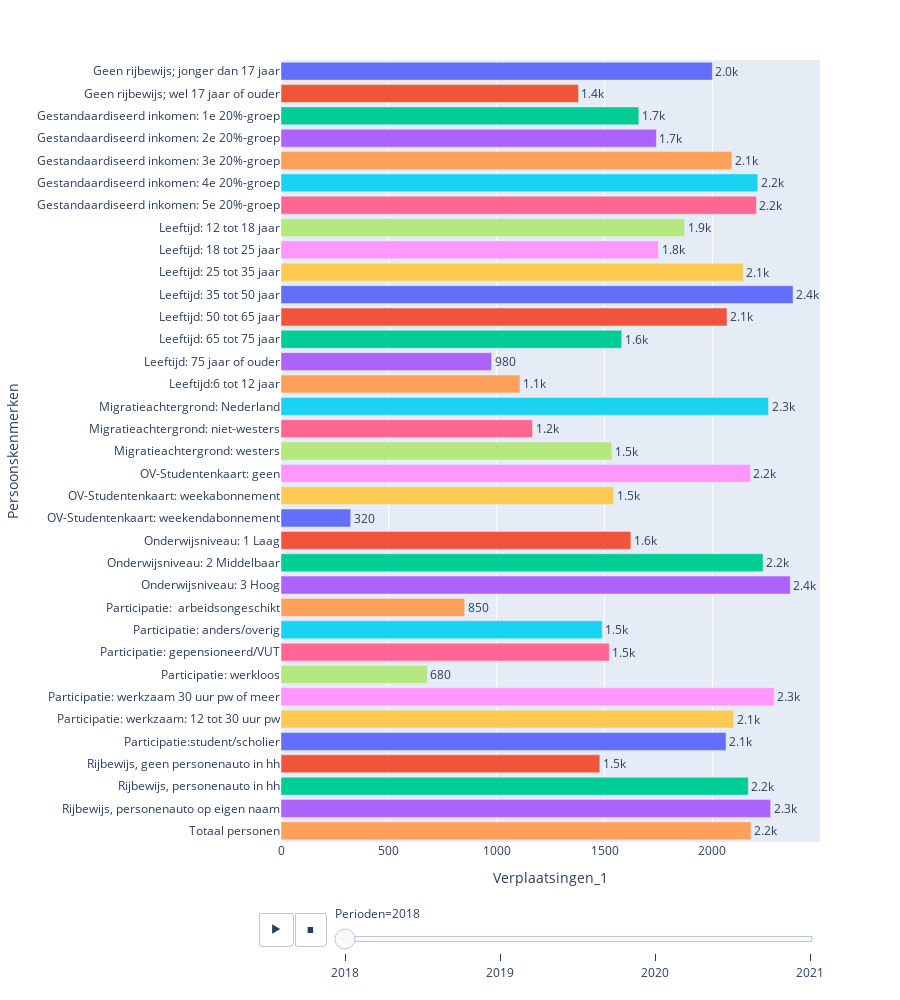

Notebook code cell kept with this figure:
### Code cell
fig = px.bar(data_motief_2, x = 'Verplaatsingen_1', y = 'Persoonskenmerken', color = 'Persoonskenmerken',
             orientation = 'h', text_auto = '.2s', animation_frame = 'Perioden', height = 1000)
fig.update_traces(textposition="outside")
fig.update_layout(showlegend = False)
fig.show()

### Figure 1 — Plotly figure (JSON) as saved in the notebook; plotly's stock layout.template omitted (floating-point values rounded to 4 significant figures)
{"data": [{"alignmentgroup": "True", "hovertemplate": "Persoonskenmerken=%{y}<br>Perioden=2018<br>Verplaatsingen_1=%{x}<extra></extra>", "legendgroup": "Geen rijbewijs; jonger dan 17 jaar", "marker": {"color": "#636efa", "pattern": {"shape": ""}}, "name": "Geen rijbewijs; jonger dan 17 jaar", "offsetgroup": "Geen rijbewijs; jonger dan 17 jaar", "orientation": "h", "showlegend": true, "textposition": "outside", "texttemplate": "%{x:.2s}", "type": "bar", "x": [2000.0], "xaxis": "x", "y": ["Geen rijbewijs; jonger dan 17 jaar"], "yaxis": "y"}, {"alignmentgroup": "True", "hovertemplate": "Persoonskenmerken=%{y}<br>Perioden=2018<br>Verplaatsingen_1=%{x}<extra></extra>", "legendgroup": "Geen rijbewijs; wel 17 jaar of ouder", "marker": {"color": "#EF553B", "pattern": {"shape": ""}}, "name": "Geen rijbewijs; wel 17 jaar of ouder", "offsetgroup": "Geen rijbewijs; wel 17 jaar of ouder", "orientation": "h", "showlegend": true, "textposition": "outside", "texttemplate": "%{x:.2s}", "type": "bar", "x": [1379.0], "xaxis": "x", "y": ["Geen rijbewijs; wel 17 jaar of ouder"], "yaxis": "y"}, {"alignmentgroup": "True", "hovertemplate": "Persoonskenmerken=%{y}<br>Perioden=2018<br>Verplaatsingen_1=%{x}<extra></extra>", "legendgroup": "Gestandaardiseerd inkomen: 1e 20%-groep", "marker": {"color": "#00cc96", "pattern": {"shape": ""}}, "name": "Gestandaardiseerd inkomen: 1e 20%-groep", "offsetgroup": "Gestandaardiseerd inkomen: 1e 20%-groep", "orientation": "h", "showlegend": true, "textposition": "outside", "texttemplate": "%{x:.2s}", "type": "bar", "x": [1659.0], "xaxis": "x", "y": ["Gestandaardiseerd inkomen: 1e 20%-groep"], "yaxis": "y"}, {"alignmentgroup": "True", "hovertemplate": "Persoonskenmerken=%{y}<br>Perioden=2018<br>Verplaatsingen_1=%{x}<extra></extra>", "legendgroup": "Gestandaardiseerd inkomen: 2e 20%-groep", "marker": {"color": "#ab63fa", "pattern": {"shape": ""}}, "name": "Gestandaardiseerd inkomen: 2e 20%-groep", "offsetgroup": "Gestandaardiseerd inkomen: 2e 20%-groep", "orientation": "h", "showlegend": true, "textposition": "outside", "texttemplate": "%{x:.2s}", "type": "bar", "x": [1740.0], "xaxis": "x", "y": ["Gestandaardiseerd inkomen: 2e 20%-groep"], "yaxis": "y"}, {"alignmentgroup": "True", "hovertemplate": "Persoonskenmerken=%{y}<br>Perioden=2018<br>Verplaatsingen_1=%{x}<extra></extra>", "legendgroup": "Gestandaardiseerd inkomen: 3e 20%-groep", "marker": {"color": "#FFA15A", "pattern": {"shape": ""}}, "name": "Gestandaardiseerd inkomen: 3e 20%-groep", "offsetgroup": "Gestandaardiseerd inkomen: 3e 20%-groep", "orientation": "h", "showlegend": true, "textposition": "outside", "texttemplate": "%{x:.2s}", "type": "bar", "x": [2090.0], "xaxis": "x", "y": ["Gestandaardiseerd inkomen: 3e 20%-groep"], "yaxis": "y"}, {"alignmentgroup": "True", "hovertemplate": "Persoonskenmerken=%{y}<br>Perioden=2018<br>Verplaatsingen_1=%{x}<extra></extra>", "legendgroup": "Gestandaardiseerd inkomen: 4e 20%-groep", "marker": {"color": "#19d3f3", "pattern": {"shape": ""}}, "name": "Gestandaardiseerd inkomen: 4e 20%-groep", "offsetgroup": "Gestandaardiseerd inkomen: 4e 20%-groep", "orientation": "h", "showlegend": true, "textposition": "outside", "texttemplate": "%{x:.2s}", "type": "bar", "x": [2210.0], "xaxis": "x", "y": ["Gestandaardiseerd inkomen: 4e 20%-groep"], "yaxis": "y"}, {"alignmentgroup": "True", "hovertemplate": "Persoonskenmerken=%{y}<br>Perioden=2018<br>Verplaatsingen_1=%{x}<extra></extra>", "legendgroup": "Gestandaardiseerd inkomen: 5e 20%-groep", "marker": {"color": "#FF6692", "pattern": {"shape": ""}}, "name": "Gestandaardiseerd inkomen: 5e 20%-groep", "offsetgroup": "Gestandaardiseerd inkomen: 5e 20%-groep", "orientation": "h", "showlegend": true, "textposition": "outside", "texttemplate": "%{x:.2s}", "type": "bar", "x": [2204.0], "xaxis": "x", "y": ["Gestandaardiseerd inkomen: 5e 20%-groep"], "yaxis": "y"}, {"alignmentgroup": "True", "hovertemplate": "Persoonskenmerken=%{y}<br>Perioden=2018<br>Verplaatsingen_1=%{x}<extra></extra>", "legendgroup": "Leeftijd: 12 tot 18 jaar", "marker": {"color": "#B6E880", "pattern": {"shape": ""}}, "name": "Leeftijd: 12 tot 18 jaar", "offsetgroup": "Leeftijd: 12 tot 18 jaar", "orientation": "h", "showlegend": true, "textposition": "outside", "texttemplate": "%{x:.2s}", "type": "bar", "x": [1871.0], "xaxis": "x", "y": ["Leeftijd: 12 tot 18 jaar"], "yaxis": "y"}, {"alignmentgroup": "True", "hovertemplate": "Persoonskenmerken=%{y}<br>Perioden=2018<br>Verplaatsingen_1=%{x}<extra></extra>", "legendgroup": "Leeftijd: 18 tot 25 jaar", "marker": {"color": "#FF97FF", "pattern": {"shape": ""}}, "name": "Leeftijd: 18 tot 25 jaar", "offsetgroup": "Leeftijd: 18 tot 25 jaar", "orientation": "h", "showlegend": true, "textposition": "outside", "texttemplate": "%{x:.2s}", "type": "bar", "x": [1750.0], "xaxis": "x", "y": ["Leeftijd: 18 tot 25 jaar"], "yaxis": "y"}, {"alignmentgroup": "True", "hovertemplate": "Persoonskenmerken=%{y}<br>Perioden=2018<br>Verplaatsingen_1=%{x}<extra></extra>", "legendgroup": "Leeftijd: 25 tot 35 jaar", "marker": {"color": "#FECB52", "pattern": {"shape": ""}}, "name": "Leeftijd: 25 tot 35 jaar", "offsetgroup": "Leeftijd: 25 tot 35 jaar", "orientation": "h", "showlegend": true, "textposition": "outside", "texttemplate": "%{x:.2s}", "type": "bar", "x": [2143.0], "xaxis": "x", "y": ["Leeftijd: 25 tot 35 jaar"], "yaxis": "y"}, {"alignmentgroup": "True", "hovertemplate": "Persoonskenmerken=%{y}<br>Perioden=2018<br>Verplaatsingen_1=%{x}<extra></extra>", "legendgroup": "Leeftijd: 35 tot 50 jaar", "marker": {"color": "#636efa", "pattern": {"shape": ""}}, "name": "Leeftijd: 35 tot 50 jaar", "offsetgroup": "Leeftijd: 35 tot 50 jaar", "orientation": "h", "showlegend": true, "textposition": "outside", "texttemplate": "%{x:.2s}", "type": "bar", "x": [2373.0], "xaxis": "x", "y": ["Leeftijd: 35 tot 50 jaar"], "yaxis": "y"}, {"alignmentgroup": "True", "hovertemplate": "Persoonskenmerken=%{y}<br>Perioden=2018<br>Verplaatsingen_1=%{x}<extra></extra>", "legendgroup": "Leeftijd: 50 tot 65 jaar", "marker": {"color": "#EF553B", "pattern": {"shape": ""}}, "name": "Leeftijd: 50 tot 65 jaar", "offsetgroup": "Leeftijd: 50 tot 65 jaar", "orientation": "h", "showlegend": true, "textposition": "outside", "texttemplate": "%{x:.2s}", "type": "bar", "x": [2067.0], "xaxis": "x", "y": ["Leeftijd: 50 tot 65 jaar"], "yaxis": "y"}, {"alignmentgroup": "True", "hovertemplate": "Persoonskenmerken=%{y}<br>Perioden=2018<br>Verplaatsingen_1=%{x}<extra></extra>", "legendgroup": "Leeftijd: 65 tot 75 jaar", "marker": {"color": "#00cc96", "pattern": {"shape": ""}}, "name": "Leeftijd: 65 tot 75 jaar", "offsetgroup": "Leeftijd: 65 tot 75 jaar", "orientation": "h", "showlegend": true, "textposition": "outside", "texttemplate": "%{x:.2s}", "type": "bar", "x": [1579.0], "xaxis": "x", "y": ["Leeftijd: 65 tot 75 jaar"], "yaxis": "y"}, {"alignmentgroup": "True", "hovertemplate": "Persoonskenmerken=%{y}<br>Perioden=2018<br>Verplaatsingen_1=%{x}<extra></extra>", "legendgroup": "Leeftijd: 75 jaar of ouder", "marker": {"color": "#ab63fa", "pattern": {"shape": ""}}, "name": "Leeftijd: 75 jaar of ouder", "offsetgroup": "Leeftijd: 75 jaar of ouder", "orientation": "h", "showlegend": true, "textposition": "outside", "texttemplate": "%{x:.2s}", "type": "bar", "x": [976.2], "xaxis": "x", "y": ["Leeftijd: 75 jaar of ouder"], "yaxis": "y"}, {"alignmentgroup": "True", "hovertemplate": "Persoonskenmerken=%{y}<br>Perioden=2018<br>Verplaatsingen_1=%{x}<extra></extra>", "legendgroup": "Leeftijd:6 tot 12 jaar", "marker": {"color": "#FFA15A", "pattern": {"shape": ""}}, "name": "Leeftijd:6 tot 12 jaar", "offsetgroup": "Leeftijd:6 tot 12 jaar", "orientation": "h", "showlegend": true, "textposition": "outside", "texttemplate": "%{x:.2s}", "type": "bar", "x": [1108.0], "xaxis": "x", "y": ["Leeftijd:6 tot 12 jaar"], "yaxis": "y"}, {"alignmentgroup": "True", "hovertemplate": "Persoonskenmerken=%{y}<br>Perioden=2018<br>Verplaatsingen_1=%{x}<extra></extra>", "legendgroup": "Migratieachtergrond: Nederland", "marker": {"color": "#19d3f3", "pattern": {"shape": ""}}, "name": "Migratieachtergrond: Nederland", "offsetgroup": "Migratieachtergrond: Nederland", "orientation": "h", "showlegend": true, "textposition": "outside", "texttemplate": "%{x:.2s}", "type": "bar", "x": [2260.0], "xaxis": "x", "y": ["Migratieachtergrond: Nederland"], "yaxis": "y"}, {"alignmentgroup": "True", "hovertemplate": "Persoonskenmerken=%{y}<br>Perioden=2018<br>Verplaatsingen_1=%{x}<extra></extra>", "legendgroup": "Migratieachtergrond: niet-westers", "marker": {"color": "#FF6692", "pattern": {"shape": ""}}, "name": "Migratieachtergrond: niet-westers", "offsetgroup": "Migratieachtergrond: niet-westers", "orientation": "h", "showlegend": true, "textposition": "outside", "texttemplate": "%{x:.2s}", "type": "bar", "x": [1166.0], "xaxis": "x", "y": ["Migratieachtergrond: niet-westers"], "yaxis": "y"}, {"alignmentgroup": "True", "hovertemplate": "Persoonskenmerken=%{y}<br>Perioden=2018<br>Verplaatsingen_1=%{x}<extra></extra>", "legendgroup": "Migratieachtergrond: westers", "marker": {"color": "#B6E880", "pattern": {"shape": ""}}, "name": "Migratieachtergrond: westers", "offsetgroup": "Migratieachtergrond: westers", "orientation": "h", "showlegend": true, "textposition": "outside", "texttemplate": "%{x:.2s}", "type": "bar", "x": [1534.0], "xaxis": "x", "y": ["Migratieachtergrond: westers"], "yaxis": "y"}, {"alignmentgroup": "True", "hovertemplate": "Persoonskenmerken=%{y}<br>Perioden=2018<br>Verplaatsingen_1=%{x}<extra></extra>", "legendgroup": "OV-Studentenkaart: geen", "marker": {"color": "#FF97FF", "pattern": {"shape": ""}}, "name": "OV-Studentenkaart: geen", "offsetgroup": "OV-Studentenkaart: geen", "orientation": "h", "showlegend": true, "textposition": "outside", "texttemplate": "%{x:.2s}", "type": "bar", "x": [2175.0], "xaxis": "x", "y": ["OV-Studentenkaart: geen"], "yaxis": "y"}, {"alignmentgroup": "True", "hovertemplate": "Persoonskenmerken=%{y}<br>Perioden=2018<br>Verplaatsingen_1=%{x}<extra></extra>", "legendgroup": "OV-Studentenkaart: weekabonnement", "marker": {"color": "#FECB52", "pattern": {"shape": ""}}, "name": "OV-Studentenkaart: weekabonnement", "offsetgroup": "OV-Studentenkaart: weekabonnement", "orientation": "h", "showlegend": true, "textposition": "outside", "texttemplate": "%{x:.2s}", "type": "bar", "x": [1542.0], "xaxis": "x", "y": ["OV-Studentenkaart: weekabonnement"], "yaxis": "y"}, {"alignmentgroup": "True", "hovertemplate": "Persoonskenmerken=%{y}<br>Perioden=2018<br>Verplaatsingen_1=%{x}<extra></extra>", "legendgroup": "OV-Studentenkaart: weekendabonnement", "marker": {"color": "#636efa", "pattern": {"shape": ""}}, "name": "OV-Studentenkaart: weekendabonnement", "offsetgroup": "OV-Studentenkaart: weekendabonnement", "orientation": "h", "showlegend": true, "textposition": "outside", "texttemplate": "%{x:.2s}", "type": "bar", "x": [322.9], "xaxis": "x", "y": ["OV-Studentenkaart: weekendabonnement"], "yaxis": "y"}, {"alignmentgroup": "True", "hovertemplate": "Persoonskenmerken=%{y}<br>Perioden=2018<br>Verplaatsingen_1=%{x}<extra></extra>", "legendgroup": "Onderwijsniveau: 1 Laag", "marker": {"color": "#EF553B", "pattern": {"shape": ""}}, "name": "Onderwijsniveau: 1 Laag", "offsetgroup": "Onderwijsniveau: 1 Laag", "orientation": "h", "showlegend": true, "textposition": "outside", "texttemplate": "%{x:.2s}", "type": "bar", "x": [1622.0], "xaxis": "x", "y": ["Onderwijsniveau: 1 Laag"], "yaxis": "y"}, {"alignmentgroup": "True", "hovertemplate": "Persoonskenmerken=%{y}<br>Perioden=2018<br>Verplaatsingen_1=%{x}<extra></extra>", "legendgroup": "Onderwijsniveau: 2 Middelbaar", "marker": {"color": "#00cc96", "pattern": {"shape": ""}}, "name": "Onderwijsniveau: 2 Middelbaar", "offsetgroup": "Onderwijsniveau: 2 Middelbaar", "orientation": "h", "showlegend": true, "textposition": "outside", "texttemplate": "%{x:.2s}", "type": "bar", "x": [2235.0], "xaxis": "x", "y": ["Onderwijsniveau: 2 Middelbaar"], "yaxis": "y"}, {"alignmentgroup": "True", "hovertemplate": "Persoonskenmerken=%{y}<br>Perioden=2018<br>Verplaatsingen_1=%{x}<extra></extra>", "legendgroup": "Onderwijsniveau: 3 Hoog", "marker": {"color": "#ab63fa", "pattern": {"shape": ""}}, "name": "Onderwijsniveau: 3 Hoog", "offsetgroup": "Onderwijsniveau: 3 Hoog", "orientation": "h", "showlegend": true, "textposition": "outside", "texttemplate": "%{x:.2s}", "type": "bar", "x": [2360.0], "xaxis": "x", "y": ["Onderwijsniveau: 3 Hoog"], "yaxis": "y"}, {"alignmentgroup": "True", "hovertemplate": "Persoonskenmerken=%{y}<br>Perioden=2018<br>Verplaatsingen_1=%{x}<extra></extra>", "legendgroup": "Participatie:  arbeidsongeschikt", "marker": {"color": "#FFA15A", "pattern": {"shape": ""}}, "name": "Participatie:  arbeidsongeschikt", "offsetgroup": "Participatie:  arbeidsongeschikt", "orientation": "h", "showlegend": true, "textposition": "outside", "texttemplate": "%{x:.2s}", "type": "bar", "x": [851.4], "xaxis": "x", "y": ["Participatie:  arbeidsongeschikt"], "yaxis": "y"}, {"alignmentgroup": "True", "hovertemplate": "Persoonskenmerken=%{y}<br>Perioden=2018<br>Verplaatsingen_1=%{x}<extra></extra>", "legendgroup": "Participatie: anders/overig", "marker": {"color": "#19d3f3", "pattern": {"shape": ""}}, "name": "Participatie: anders/overig", "offsetgroup": "Participatie: anders/overig", "orientation": "h", "showlegend": true, "textposition": "outside", "texttemplate": "%{x:.2s}", "type": "bar", "x": [1489.0], "xaxis": "x", "y": ["Participatie: anders/overig"], "yaxis": "y"}, {"alignmentgroup": "True", "hovertemplate": "Persoonskenmerken=%{y}<br>Perioden=2018<br>Verplaatsingen_1=%{x}<extra></extra>", "legendgroup": "Participatie: gepensioneerd/VUT", "marker": {"color": "#FF6692", "pattern": {"shape": ""}}, "name": "Participatie: gepensioneerd/VUT", "offsetgroup": "Participatie: gepensioneerd/VUT", "orientation": "h", "showlegend": true, "textposition": "outside", "texttemplate": "%{x:.2s}", "type": "bar", "x": [1522.0], "xaxis": "x", "y": ["Participatie: gepensioneerd/VUT"], "yaxis": "y"}, {"alignmentgroup": "True", "hovertemplate": "Persoonskenmerken=%{y}<br>Perioden=2018<br>Verplaatsingen_1=%{x}<extra></extra>", "legendgroup": "Participatie: werkloos", "marker": {"color": "#B6E880", "pattern": {"shape": ""}}, "name": "Participatie: werkloos", "offsetgroup": "Participatie: werkloos", "orientation": "h", "showlegend": true, "textposition": "outside", "texttemplate": "%{x:.2s}", "type": "bar", "x": [678.7], "xaxis": "x", "y": ["Participatie: werkloos"], "yaxis": "y"}, {"alignmentgroup": "True", "hovertemplate": "Persoonskenmerken=%{y}<br>Perioden=2018<br>Verplaatsingen_1=%{x}<extra></extra>", "legendgroup": "Participatie: werkzaam 30 uur pw of meer", "marker": {"color": "#FF97FF", "pattern": {"shape": ""}}, "name": "Participatie: werkzaam 30 uur pw of meer", "offsetgroup": "Participatie: werkzaam 30 uur pw of meer", "orientation": "h", "showlegend": true, "textposition": "outside", "texttemplate": "%{x:.2s}", "type": "bar", "x": [2286.0], "xaxis": "x", "y": ["Participatie: werkzaam 30 uur pw of meer"], "yaxis": "y"}, {"alignmentgroup": "True", "hovertemplate": "Persoonskenmerken=%{y}<br>Perioden=2018<br>Verplaatsingen_1=%{x}<extra></extra>", "legendgroup": "Participatie: werkzaam: 12 tot 30 uur pw", "marker": {"color": "#FECB52", "pattern": {"shape": ""}}, "name": "Participatie: werkzaam: 12 tot 30 uur pw", "offsetgroup": "Participatie: werkzaam: 12 tot 30 uur pw", "orientation": "h", "showlegend": true, "textposition": "outside", "texttemplate": "%{x:.2s}", "type": "bar", "x": [2098.0], "xaxis": "x", "y": ["Participatie: werkzaam: 12 tot 30 uur pw"], "yaxis": "y"}, {"alignmentgroup": "True", "hovertemplate": "Persoonskenmerken=%{y}<br>Perioden=2018<br>Verplaatsingen_1=%{x}<extra></extra>", "legendgroup": "Participatie:student/scholier", "marker": {"color": "#636efa", "pattern": {"shape": ""}}, "name": "Participatie:student/scholier", "offsetgroup": "Participatie:student/scholier", "orientation": "h", "showlegend": true, "textposition": "outside", "texttemplate": "%{x:.2s}", "type": "bar", "x": [2063.0], "xaxis": "x", "y": ["Participatie:student/scholier"], "yaxis": "y"}, {"alignmentgroup": "True", "hovertemplate": "Persoonskenmerken=%{y}<br>Perioden=2018<br>Verplaatsingen_1=%{x}<extra></extra>", "legendgroup": "Rijbewijs, geen personenauto in hh", "marker": {"color": "#EF553B", "pattern": {"shape": ""}}, "name": "Rijbewijs, geen personenauto in hh", "offsetgroup": "Rijbewijs, geen personenauto in hh", "orientation": "h", "showlegend": true, "textposition": "outside", "texttemplate": "%{x:.2s}", "type": "bar", "x": [1478.0], "xaxis": "x", "y": ["Rijbewijs, geen personenauto in hh"], "yaxis": "y"}, {"alignmentgroup": "True", "hovertemplate": "Persoonskenmerken=%{y}<br>Perioden=2018<br>Verplaatsingen_1=%{x}<extra></extra>", "legendgroup": "Rijbewijs, personenauto in hh", "marker": {"color": "#00cc96", "pattern": {"shape": ""}}, "name": "Rijbewijs, personenauto in hh", "offsetgroup": "Rijbewijs, personenauto in hh", "orientation": "h", "showlegend": true, "textposition": "outside", "texttemplate": "%{x:.2s}", "type": "bar", "x": [2166.0], "xaxis": "x", "y": ["Rijbewijs, personenauto in hh"], "yaxis": "y"}, {"alignmentgroup": "True", "hovertemplate": "Persoonskenmerken=%{y}<br>Perioden=2018<br>Verplaatsingen_1=%{x}<extra></extra>", "legendgroup": "Rijbewijs, personenauto op eigen naam", "marker": {"color": "#ab63fa", "pattern": {"shape": ""}}, "name": "Rijbewijs, personenauto op eigen naam", "offsetgroup": "Rijbewijs, personenauto op eigen naam", "orientation": "h", "showlegend": true, "textposition": "outside", "texttemplate": "%{x:.2s}", "type": "bar", "x": [2269.0], "xaxis": "x", "y": ["Rijbewijs, personenauto op eigen naam"], "yaxis": "y"}, {"alignmentgroup": "True", "hovertemplate": "Persoonskenmerken=%{y}<br>Perioden=2018<br>Verplaatsingen_1=%{x}<extra></extra>", "legendgroup": "Totaal personen", "marker": {"color": "#FFA15A", "pattern": {"shape": ""}}, "name": "Totaal personen", "offsetgroup": "Totaal personen", "orientation": "h", "showlegend": true, "textposition": "outside", "texttemplate": "%{x:.2s}", "type": "bar", "x": [2179.0], "xaxis": "x", "y": ["Totaal personen"], "yaxis": "y"}], "layout": {"barmode": "relative", "height": 1000, "legend": {"title": {"text": "Persoonskenmerken"}, "tracegroupgap": 0}, "margin": {"t": 60}, "showlegend": false, "sliders": [{"active": 0, "currentvalue": {"prefix": "Perioden="}, "len": 0.9, "pad": {"b": 10, "t": 60}, "steps": [{"args": [["2018"], {"frame": {"duration": 0, "redraw": true}, "fromcurrent": true, "mode": "immediate", "transition": {"duration": 0, "easing": "linear"}}], "label": "2018", "method": "animate"}, {"args": [["2019"], {"frame": {"duration": 0, "redraw": true}, "fromcurrent": true, "mode": "immediate", "transition": {"duration": 0, "easing": "linear"}}], "label": "2019", "method": "animate"}, {"args": [["2020"], {"frame": {"duration": 0, "redraw": true}, "fromcurrent": true, "mode": "immediate", "transition": {"duration": 0, "easing": "linear"}}], "label": "2020", "method": "animate"}, {"args": [["2021"], {"frame": {"duration": 0, "redraw": true}, "fromcurrent": true, "mode": "immediate", "transition": {"duration": 0, "easing": "linear"}}], "label": "2021", "method": "animate"}], "x": 0.1, "xanchor": "left", "y": 0, "yanchor": "top"}], "updatemenus": [{"buttons": [{"args": [null, {"frame": {"duration": 500, "redraw": true}, "fromcurrent": true, "mode": "immediate", "transition": {"duration": 500, "easing": "linear"}}], "label": "&#9654;", "method": "animate"}, {"args": [[null], {"frame": {"duration": 0, "redraw": true}, "fromcurrent": true, "mode": "immediate", "transition": {"duration": 0, "easing": "linear"}}], "label": "&#9724;", "method": "animate"}], "direction": "left", "pad": {"r": 10, "t": 70}, "showactive": false, "type": "buttons", "x": 0.1, "xanchor": "right", "y": 0, "yanchor": "top"}], "xaxis": {"anchor": "y", "domain": [0, 1], "title": {"text": "Verplaatsingen_1"}}, "yaxis": {"anchor": "x", "categoryarray": ["Totaal personen", "Rijbewijs, personenauto op eigen naam", "Rijbewijs, personenauto in hh", "Rijbewijs, geen personenauto in hh", "Participatie:student/scholier", "Participatie: werkzaam: 12 tot 30 uur pw", "Participatie: werkzaam 30 uur pw of meer", "Participatie: werkloos", "Participatie: gepensioneerd/VUT", "Participatie: anders/overig", "Participatie:  arbeidsongeschikt", "Onderwijsniveau: 3 Hoog", "Onderwijsniveau: 2 Middelbaar", "Onderwijsniveau: 1 Laag", "OV-Studentenkaart: weekendabonnement", "OV-Studentenkaart: weekabonnement", "OV-Studentenkaart: geen", "Migratieachtergrond: westers", "Migratieachtergrond: niet-westers", "Migratieachtergrond: Nederland", "Leeftijd:6 tot 12 jaar", "Leeftijd: 75 jaar of ouder", "Leeftijd: 65 tot 75 jaar", "Leeftijd: 50 tot 65 jaar", "Leeftijd: 35 tot 50 jaar", "Leeftijd: 25 tot 35 jaar", "Leeftijd: 18 tot 25 jaar", "Leeftijd: 12 tot 18 jaar", "Gestandaardiseerd inkomen: 5e 20%-groep", "Gestandaardiseerd inkomen: 4e 20%-groep", "Gestandaardiseerd inkomen: 3e 20%-groep", "Gestandaardiseerd inkomen: 2e 20%-groep", "Gestandaardiseerd inkomen: 1e 20%-groep", "Geen rijbewijs; wel 17 jaar of ouder", "Geen rijbewijs; jonger dan 17 jaar"], "categoryorder": "array", "domain": [0, 1], "title": {"text": "Persoonskenmerken"}}}}
